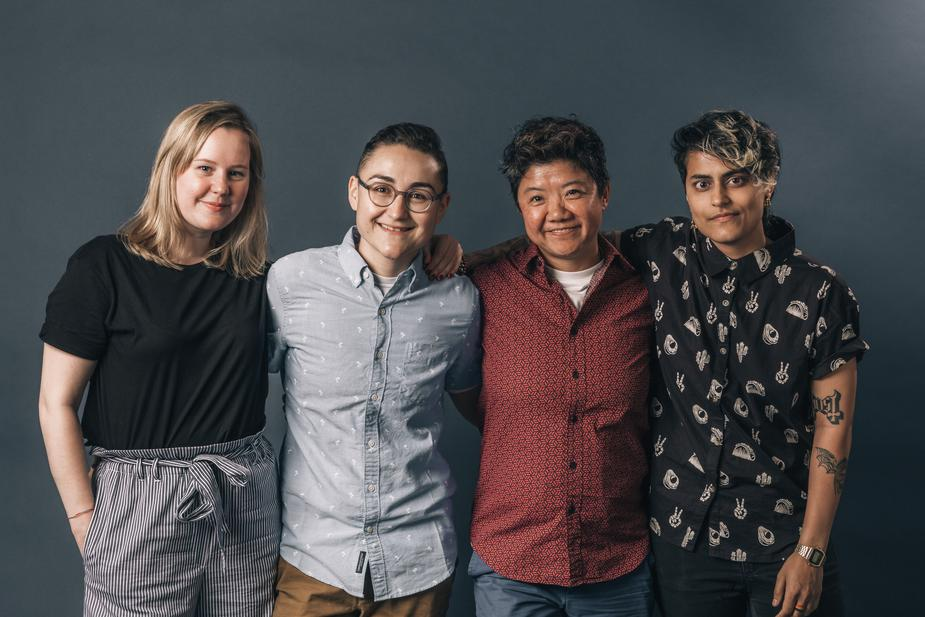
#> input picture 11 Computer Vision/images/four-friends.jpg, 925 x 617 px, found by its file name
$ jupyter execute Face_Recognition_with_OpenCV.ipynb   (shell and % lines are left out)
#> lines starting #> are read from the running program, lines starting #| are printed output that depends on the picture
<a href="https://colab.research.google.com/github/jchen8000/MachineLearning/blob/master/11%20Computer%20Vision/Face_Recognition_with_OpenCV.ipynb" target="_parent"></a>

# Face Recognition with OpenCV

## 1. Algorithm

### 1.1 Viola-Jones Algorithm

*   A widely used method for real-time object detection.
*   Includes training phase and detection phase. Training is slow, but detection is very fast.

References:

1.   Paul Viola & Michael Jones, 2001 [Rapid Object Detection using a Boosted Cascade of Simple Features](http://citeseerx.ist.psu.edu/viewdoc/download?doi=10.1.1.10.6807&rep=rep1&type=pdf)
2.   Kinh Tieu & Paul Viola, 2000 [Boosting Image Retrieval](http://citeseerx.ist.psu.edu/viewdoc/download?doi=10.1.1.136.2419&rep=rep1&type=pdf)
3.   Constantine P. Papageorgiou et al, 1998 [A General Framework for Object Detection](https://www.researchgate.net/publication/3766402_General_framework_for_object_detection)

### 1.2 Haar-like features
Haar features are sequence of rescaled square shape functions proposed by Alfred Haar in 1909. They are similar to convolution kernels taught in the Convolution Neural Networks course. These haar features are applied to all relevant parts of face to detect human face.

Here are some samples of Haar feature.

References:
1. [What are Haar Features used in Face Detection ?](https://medium.com/analytics-vidhya/what-is-haar-features-used-in-face-detection-a7e531c8332b)

## 2. Face Recognition with OpenCV

[cell 1]
import numpy as np
import cv2
from google.colab.patches import cv2_imshow
import matplotlib.pyplot as plt

## 2.1 Load an image

*Note: all pictures/images here are downloaded from Royalty-Free & Copyright-Free website at https://burst.shopify.com/free-images*

[cell 2]
#get an image from internet
#!wget 'https://cdn.pixabay.com/photo/2014/07/11/22/05/baby-390555_1280.jpg'
#!wget 'https://github.com/jchen8000/MachineLearning/raw/master/11%20Computer%20Vision/images/smiling-strong-woman-together.jpg'
#!wget 'https://github.com/jchen8000/MachineLearning/raw/master/11%20Computer%20Vision/images/smiling-family-on-merry-go-round.jpg'
#!wget 'https://github.com/jchen8000/MachineLearning/raw/master/11%20Computer%20Vision/images/people-girl-design-happy-35188.jpg'

[cell 3]
# [5 lines of commented-out code are left out]
test_image = cv2.imread('four-friends.jpg')
#> test_image is the input picture: shape (617, 925, 3); mean B, G, R 77.5, 74.7, 76.9

# Converting to grayscale as opencv expects detector takes in input gray scale images
test_image_gray = cv2.cvtColor(test_image, cv2.COLOR_BGR2GRAY)
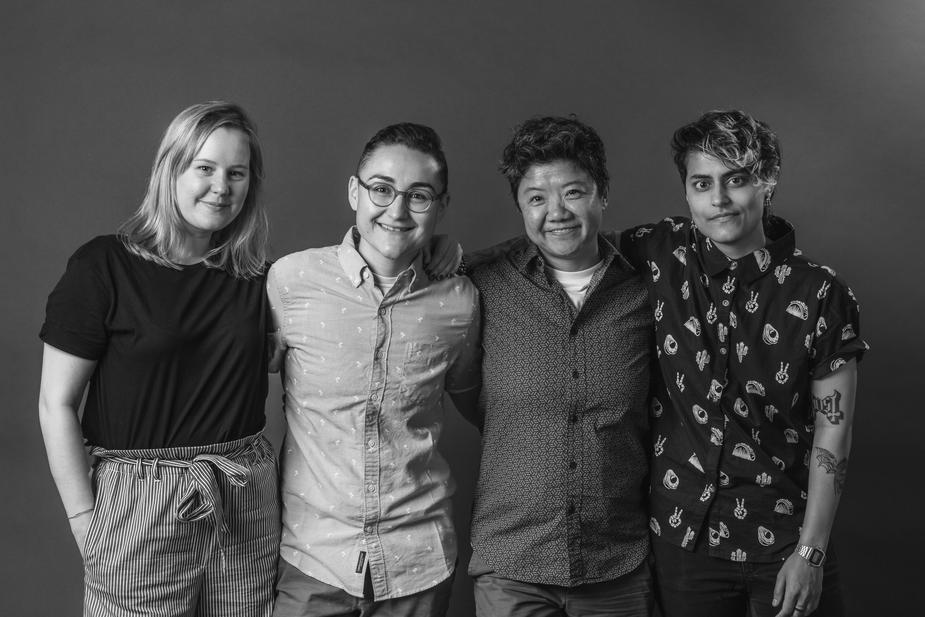
#> test_image_gray: shape (617, 925); min 0, max 254, mean 75.6

# Displaying grayscale image
plt.imshow(test_image_gray, cmap='gray')

## 2.2 Load the Haar classifier cascade files

[cell 4]
haar_cascade_face = cv2.CascadeClassifier('haarcascade_frontalface_default.xml')
haar_cascade_eye = cv2.CascadeClassifier('haarcascade_eye.xml')

## 2.3 Detect the face and draw rectangle on original image

[cell 5]
def detect_face_and_eye(gray, original):
  faces = haar_cascade_face.detectMultiScale(gray, scaleFactor = 1.3, minNeighbors = 5)
#> faces = [[169, 135, 88, 88], [673, 146, 93, 93], [509, 159, 94, 94], [344, 148, 112, 112]]
  print('Faces found: ', len(faces))
#| Faces found:  4
  for (x,y,w,h) in faces:
     cv2.rectangle(original, (x, y), (x+w, y+h), (0, 255, 0), 8)
     roi_gray = gray[y:y+h, x:x+w]
     roi_color = original[y:y+h, x:x+w]
     eyes = haar_cascade_eye.detectMultiScale(roi_gray, scaleFactor = 1.1, minNeighbors = 3)
     print('Eyes found: ', len(eyes))
     for(ex, ey, ew, eh) in eyes:
       cv2.rectangle(roi_color, (ex, ey), (ex+ew, ey+eh), (255, 128, 0), 4)
#> this loop made 4 passes
#> (x, y, w, h, eyes) on passes 1 to 4: (169, 135, 88, 88, [[24, 24, 23, 23]]), (673, 146, 93, 93, [[16, 24, 27, 27], [50, 22, 24, 24]]), (509, 159, 94, 94, [[53, 22, 23, 23], [16, 29, 23, 23]]), (344, 148, 112, 112, [[25, 30, 22, 22], [62, 36, 23, 23]])
#| Eyes found:  1
#| Eyes found:  2
#| Eyes found:  2
#| Eyes found:  2
#> pass 1, in detect_face_and_eye, `roi_gray = gray[y:y+h, x:x+w]`:
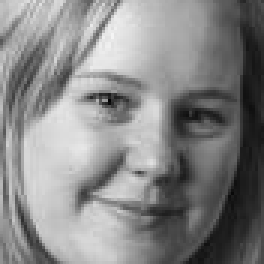
#> roi_gray: shape (88, 88) (shown 3 times larger); min 3, max 244, mean 134.4
#> pass 1, in detect_face_and_eye, `roi_color = original[y:y+h, x:x+w]`:
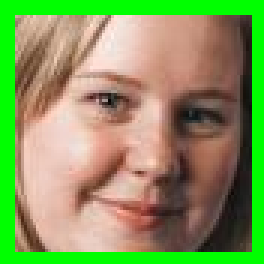
#> roi_color: shape (88, 88, 3) (shown 3 times larger); mean B, G, R 91.2, 152.8, 133.8
#> pass 2, in detect_face_and_eye, `roi_gray = gray[y:y+h, x:x+w]`:
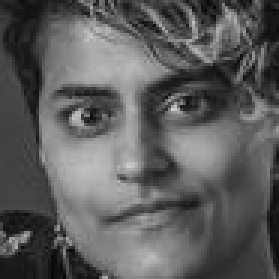
#> roi_gray: shape (93, 93) (shown 3 times larger); min 5, max 209, mean 92.5
#> pass 2, in detect_face_and_eye, `roi_color = original[y:y+h, x:x+w]`:
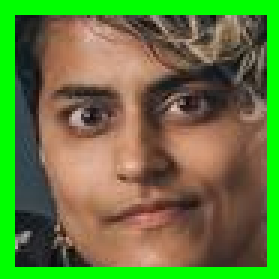
#> roi_color: shape (93, 93, 3) (shown 3 times larger); mean B, G, R 62.4, 122.6, 100.5
#> after the loop:
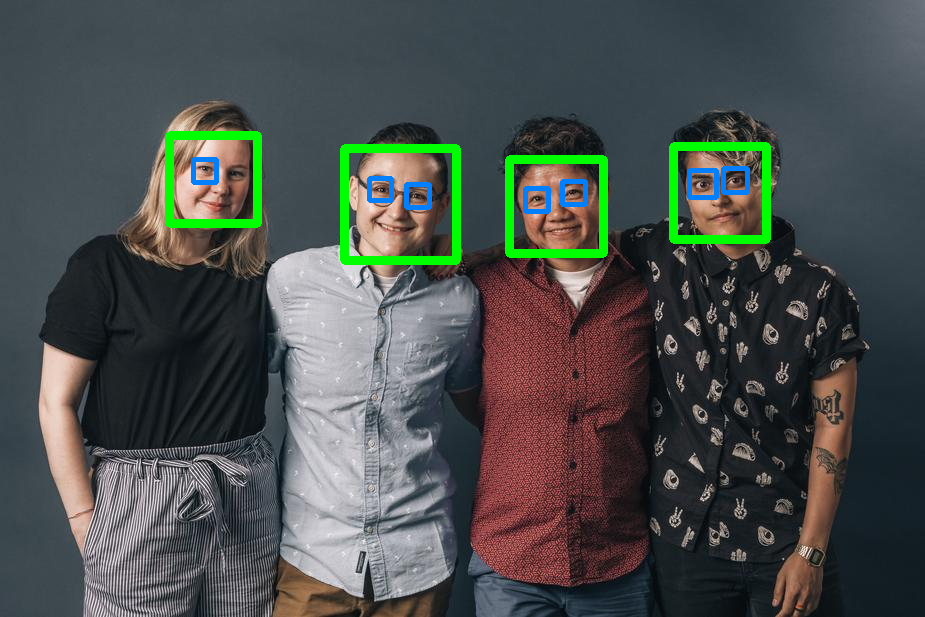
#> original: shape (617, 925, 3); mean B, G, R 76.6, 79.1, 73.9
#> after the loop:
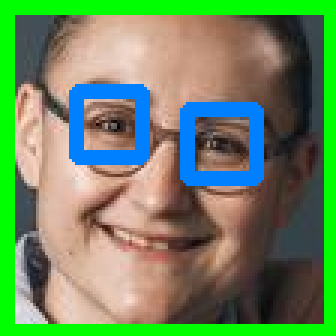
#> roi_color: shape (112, 112, 3) (shown 3 times larger); mean B, G, R 96.7, 136.8, 109
#> after the loop:
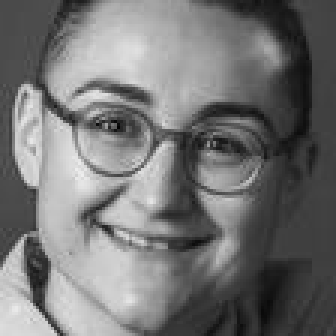
#> roi_gray: shape (112, 112) (shown 3 times larger); min 3, max 238, mean 116.1
  return original

$ run again, with 11 Computer Vision/images/smiling-strong-woman-together.jpg copied over 11 Computer Vision/images/four-friends.jpg
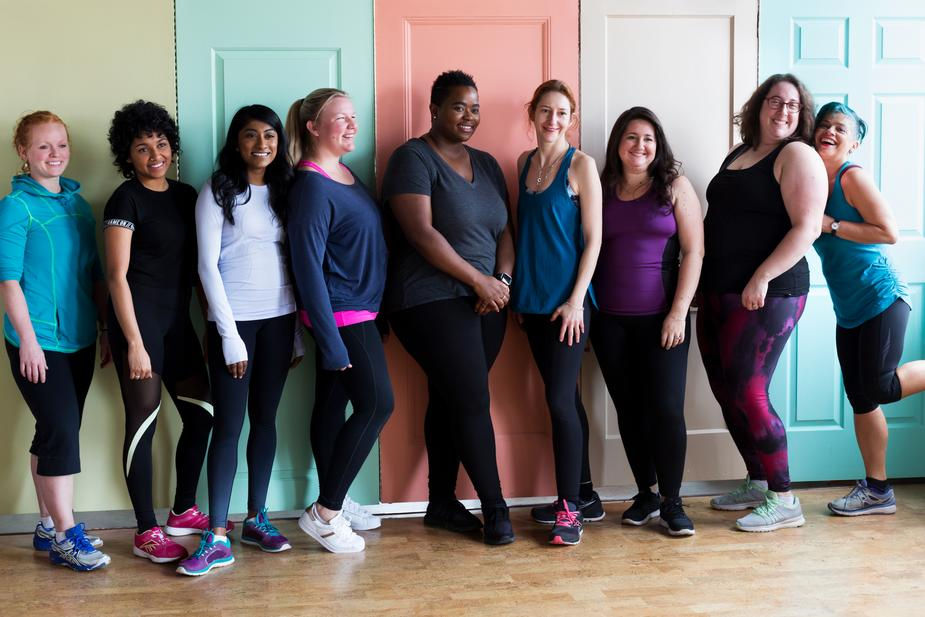
#> input picture 11 Computer Vision/images/smiling-strong-woman-together.jpg, 925 x 617 px, found by its file name
#> test_image is the input picture: shape (617, 925, 3); mean B, G, R 110.7, 111, 113.6
#> `test_image_gray = cv2.cvtColor(test_image, cv2.COLOR_BGR2GRAY)`:
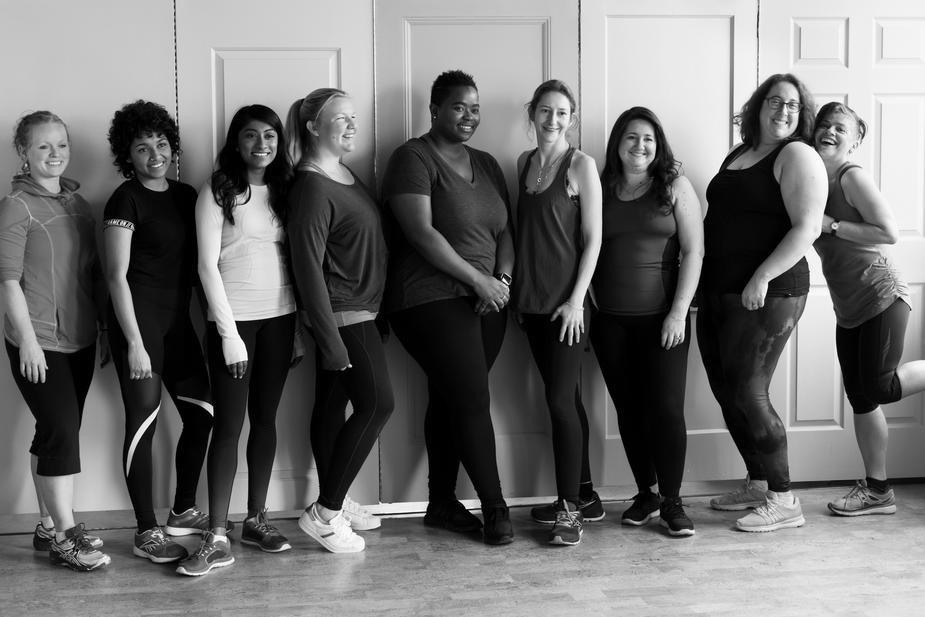
#> test_image_gray: shape (617, 925); min 0, max 255, mean 111.7
#> faces = [[527, 92, 51, 51], [234, 116, 51, 51], [615, 118, 50, 50], [23, 125, 57, 57], [125, 125, 57, 57]]
#| Faces found:  5
#> the loop in detect_face_and_eye, `for (x,y,w,h) in faces:` made 5 passes
#> (printed output is left out)
#> after the loop in detect_face_and_eye, `for (x,y,w,h) in faces:`:
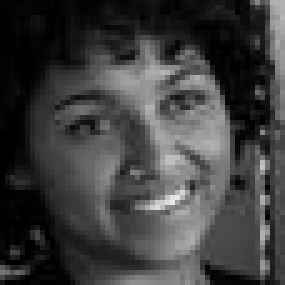
#> roi_gray: shape (57, 57) (shown 5 times larger); min 0, max 232, mean 62.2

$ run again, with 11 Computer Vision/images/smiling-family-on-merry-go-round.jpg copied over 11 Computer Vision/images/four-friends.jpg
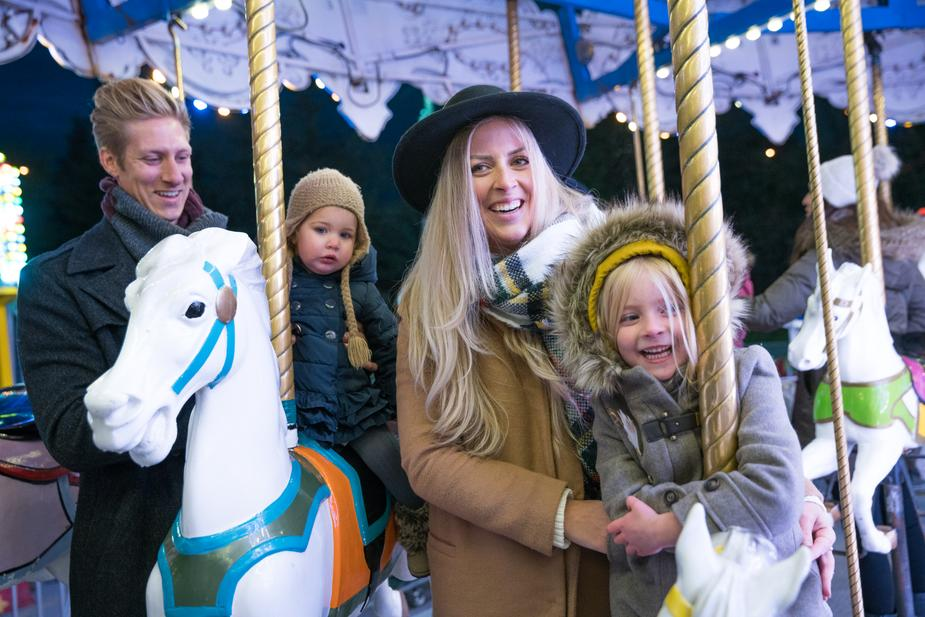
#> input picture 11 Computer Vision/images/smiling-family-on-merry-go-round.jpg, 925 x 617 px, found by its file name
#> test_image is the input picture: shape (617, 925, 3); mean B, G, R 126, 116.3, 114
#> `test_image_gray = cv2.cvtColor(test_image, cv2.COLOR_BGR2GRAY)`:
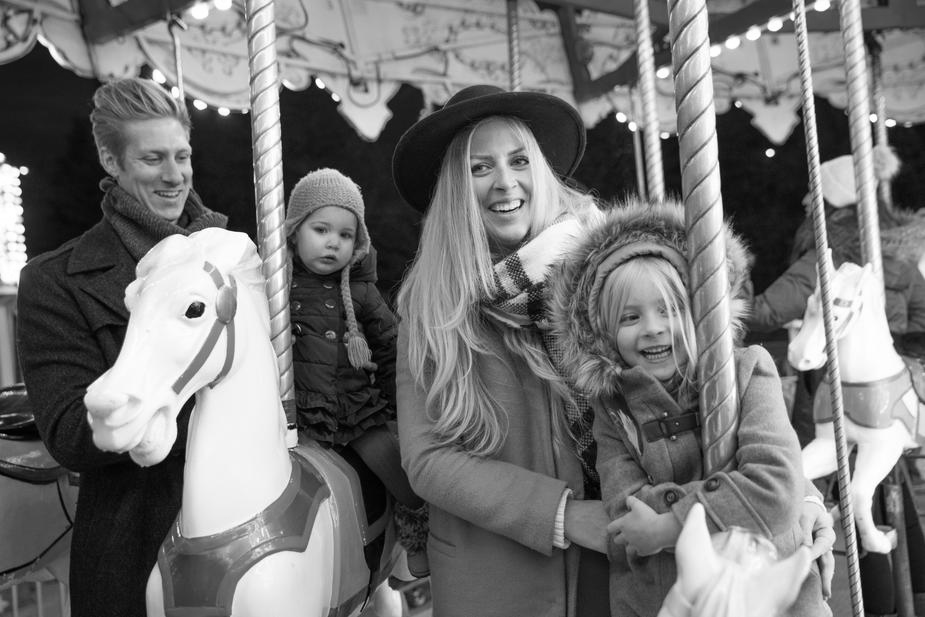
#> test_image_gray: shape (617, 925); min 0, max 255, mean 116.8
#> faces = [[125, 125, 84, 84], [298, 206, 69, 69], [450, 122, 106, 106], [597, 270, 110, 110]]
#| Faces found:  4
#> the loop in detect_face_and_eye, `for (x,y,w,h) in faces:` made 4 passes
#> (x, y, w, h, eyes) on passes 2 to 4: (298, 206, 69, 69, [[12, 12, 23, 23]]), (450, 122, 106, 106, [[55, 28, 25, 25], [17, 34, 24, 24]]), (597, 270, 110, 110, [[20, 35, 27, 27]])
#> (printed output is left out)
#> after the loop in detect_face_and_eye, `for (x,y,w,h) in faces:`:
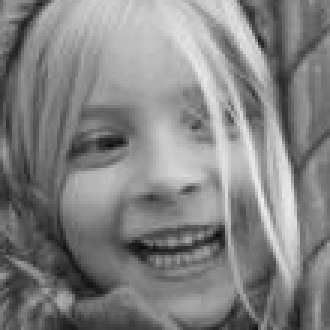
#> roi_gray: shape (110, 110) (shown 3 times larger); min 10, max 237, mean 130.6
